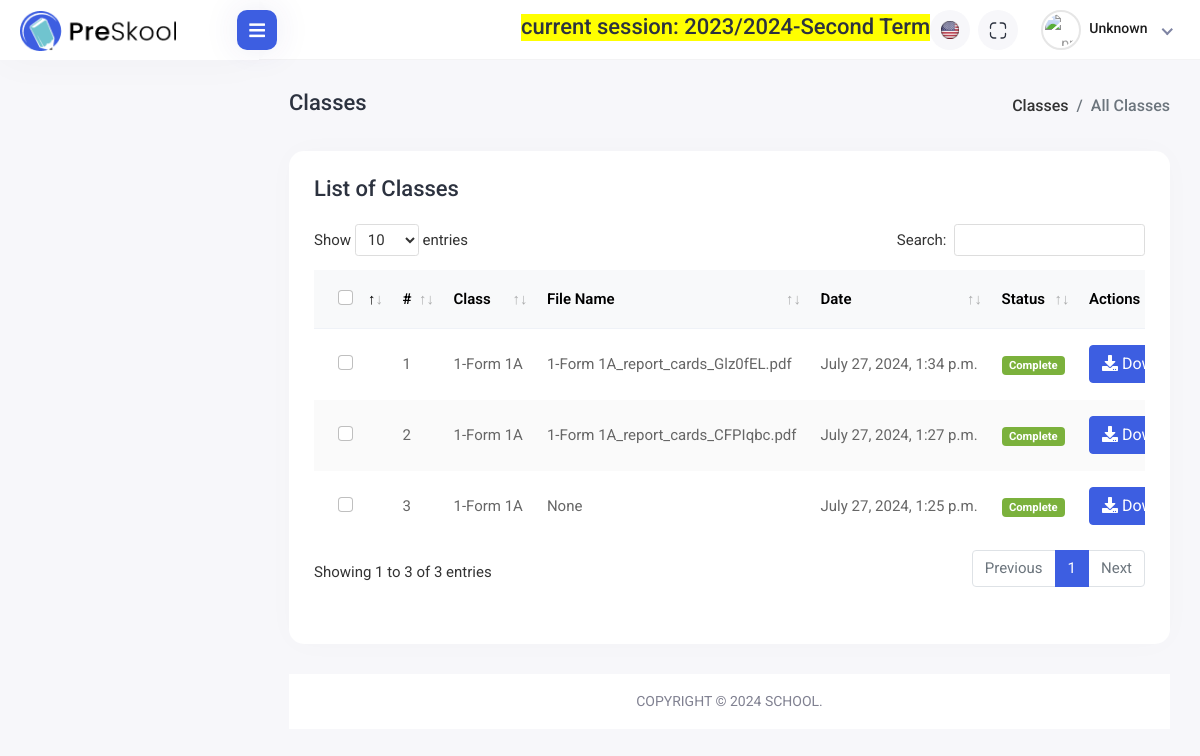
The page /reports/view-reports/ on the database its author committed.
### apps/terms/models.py (models this page shows, shortened)
class AcademicYear(TimeStampedUUIDModel):
    name = models.CharField(verbose_name=_("Academic Year"), max_length=100)
    start_date = models.DateField(verbose_name=_("Start Date"))
    end_date = models.DateField(verbose_name=_("End Date"), blank=True, null=True)
    is_current = models.BooleanField(default=False)

class Term(TimeStampedUUIDModel):
    term = models.CharField(
        verbose_name=_("Session"),
        max_length=20,
        choices=TermChoices.choices,
        default=TermChoices.FIRST_TERM,
    )
    academic_year = models.ForeignKey(AcademicYear, on_delete=models.CASCADE)
    is_current = models.BooleanField(default=False)

### apps/reports/models.py (models this page shows, shortened)
class ReportGenerationStatus(models.Model):
    task_id = models.CharField(max_length=255, null=True, blank=True)
    status = models.CharField(max_length=50, blank=True, null=True)
    file_path = models.TextField(null=True, blank=True)
    file_name = models.CharField(max_length=256, blank=True, null=True)
    klass = models.ForeignKey(
        Class,
        related_name="renerated_reports",
        on_delete=models.SET_NULL,
        blank=True,
        null=True,
    )
    created_at = models.DateTimeField(auto_now_add=True)

### apps/students/models.py (models this page shows, shortened)
class Class(TimeStampedUUIDModel):
    class_name = models.CharField(verbose_name=_("Class Name"), max_length=200)
    grade_level = models.CharField(verbose_name=_("Class Level"), max_length=200)
    class_master = models.CharField(
        verbose_name=_("Class Master"), max_length=200, blank=True, null=True
    )
    class_prefect = models.CharField(
        verbose_name=_("Class Prefect"), max_length=200, blank=True, null=True
    )
    pass_avg = models.IntegerField(default=10)
    best_subject = models.CharField(max_length=255, blank=True, null=True)
    worst_subject = models.CharField(max_length=255, blank=True, null=True)
    class_code = models.CharField(max_length=10, blank=True, null=True)
    @property
    def get_class_name(self):
        return f"{self.grade_level}-{self.class_name}"

### apps/reports/controller.py (the view)
# urls.py: path("view-reports/", controller.view_reports, name="view-reports"),
def view_reports(request):
    report_statuses = ReportGenerationStatus.objects.order_by('-created_at')[:3]
    context = {
        "report_statuses": report_statuses,
    }
    return render(request, "reports/download-reports.html", context)

### apps/terms/templatetags/session_tags.py (called while the page is built)
@register.simple_tag
def current_working_session():
    current_year = AcademicYear.objects.filter(is_current=True)
    if current_year.exists():
        current_year = current_year.first()
        current_terms = Term.objects.filter(is_current=True, academic_year=current_year)
        if current_terms.exists():
            current_term = current_terms.first()
            info = f"current session: {current_year.name}-{current_term.term}"
            return info
        return None
    else:
        return None

### templates/reports/download-reports.html (shortened to what this page needs)
{% extends 'base.html' %}
{% load static %}
{% block stylelinks %}
<link rel="stylesheet" href="{% static 'assets/plugins/datatables/datatables.min.css' %}">
{% endblock stylelinks %}
{% block content %}
<div class="content container-fluid">
    <div class="page-header">
        <div class="row">
            <div class="col-sm-12">
                <div class="page-sub-header">
                    <h3 class="page-title">Classes</h3>
                    <ul class="breadcrumb">
                        <li class="breadcrumb-item"><a href="{% url 'class-list' %}">Classes</a></li>
                        <li class="breadcrumb-item active">All Classes</li>
                    </ul>
                </div>
            </div>
        </div>
    </div>
    <div class="row">
        <div class="col-sm-12">
            <div class="card card-table comman-shadow">
                <div class="card-body">
                    <div class="page-header">
                        <div class="row align-items-center">
                            <div class="col">
                                <h3 class="page-title">List of Classes</h3>
                            </div>
                    </div>
                    <div class="table-responsive">
                        <table
                            class="table border-0 star-student table-hover table-center mb-0 datatable table-striped">
                            <thead class="student-thread">
                                <tr>
                                    <th>
                                        <div class="form-check check-tables">
                                            <input class="form-check-input" type="checkbox"
                                                value="something">
                                        </div>
                                    </th>
                                    <th>#</th>
                                    <th>Class</th>
                                    <th>File Name</th>
                                    <th>Date</th>
                                    <th>Status</th>
                                    <th>Actions</th>
                                </tr>
                            </thead>
                            <tbody>
                                <ul>
                                    {% for report in report_statuses %}
                                        <tr>
                                            <td>
                                                <div class="form-check check-tables">
                                                    <input class="form-check-input" type="checkbox"
                                                        value="something">
                                                </div>
                                            </td>
                                            <td>{{forloop.counter}}</td>
                                            <td>{{report.klass.get_class_name}}</td>
                                            <td>{{ report.file_name }}</td>
                                            <td>{{ report.created_at }}</td>
                                            <td>
                                                {% if report.status == 'Completed' %}
                                                    <span class="badge bg-success">Complete</span>
                                                {% elif report.status == 'Started' %}
                                                    <span class="badge bg-warning">Running</span>
                                                {% else %}
                                                    <span class="badge bg-danger">Pending</span>
                                                {% endif %}
                                            </td>
                                            <td>
                                                <div class="col-auto text-end float-end ms-auto download-grp">
                                                    <a target="_blank" href="{% url 'reports:download-report' file_name=report.file_name %}" style="color: white;" class="btn btn-outline-primary me-2"><i
                                                    class="fas fa-download"></i> Download Report</a>
                                                </div>
                                            </td>
                                        </tr>
                                    {% endfor %}
                                </ul>
                            </tbody>
                        </table>
                    </div>
                </div>
            </div>
        </div>
    </div>
</div>
{% endblock content %}

### templates/utils/header.html (shortened to what this page needs)
{% load static %}
{% load session_tags %}
<div class="header">
    <div class="header-left">
        <a href="index.html" class="logo">
            <img src="{% static 'assets/img/logo.png' %}" alt="Logo">
        </a>
    </div>
    <div class="menu-toggle">
        <a href="javascript:void(0);" id="toggle_btn">
            <i class="fas fa-bars"></i>
        </a>
    </div>
    <ul class="nav user-menu">
        <li><div class="d-none d-sm-block">
            <h3 style="margin-left: 20px; background-color: yellow;" class="page-title text-center">{% current_working_session %}</h3>
        </div> </li>
        <li class="nav-item dropdown noti-dropdown language-drop me-2">
            <a href="#" class="dropdown-toggle nav-link header-nav-list" data-bs-toggle="dropdown">
                <img src="{% static 'assets/img/icons/header-icon-01.svg' %}" alt="">
            </a>
        </li>
        <li class="nav-item zoom-screen me-2">
            <a href="#" class="nav-link header-nav-list win-maximize">
                <img src="{% static 'assets/img/icons/header-icon-04.svg' %}" alt="">
            </a>
        </li>
        <li class="nav-item dropdown has-arrow new-user-menus">
            <a href="#" class="dropdown-toggle nav-link" data-bs-toggle="dropdown">
                <span class="user-img">
                    <img class="rounded-circle" src="{{request.user.get_profile.profile_photo.url}}" width="31"
                        alt="profile picture">
                    <div class="user-text">
                        {% if user.is_authenticated %}
                            <h6>{{user.username | capfirst}}</h6>
                        {% else %}
                            <h6>Unknown</h6>
                        {% endif %}
                    </div>
                </span>
            </a>
        </li>
    </ul>
</div>

### rows shown on the page
AcademicYear: pkid+name "current session: 2023/2024-Second Term"
ReportGenerationStatus: klass.get_class_name "1-Form 1A", file_name "1-Form 1A_report_cards_Glz0fEL.pdf", created_at "July 27, 2024, 1:34 p.m.", status "Complete"
ReportGenerationStatus: klass.get_class_name "1-Form 1A", file_name "1-Form 1A_report_cards_CFPIqbc.pdf", created_at "July 27, 2024, 1:27 p.m.", status "Complete"
ReportGenerationStatus: klass.get_class_name "1-Form 1A", file_name "None", created_at "July 27, 2024, 1:25 p.m.", status "Complete"
